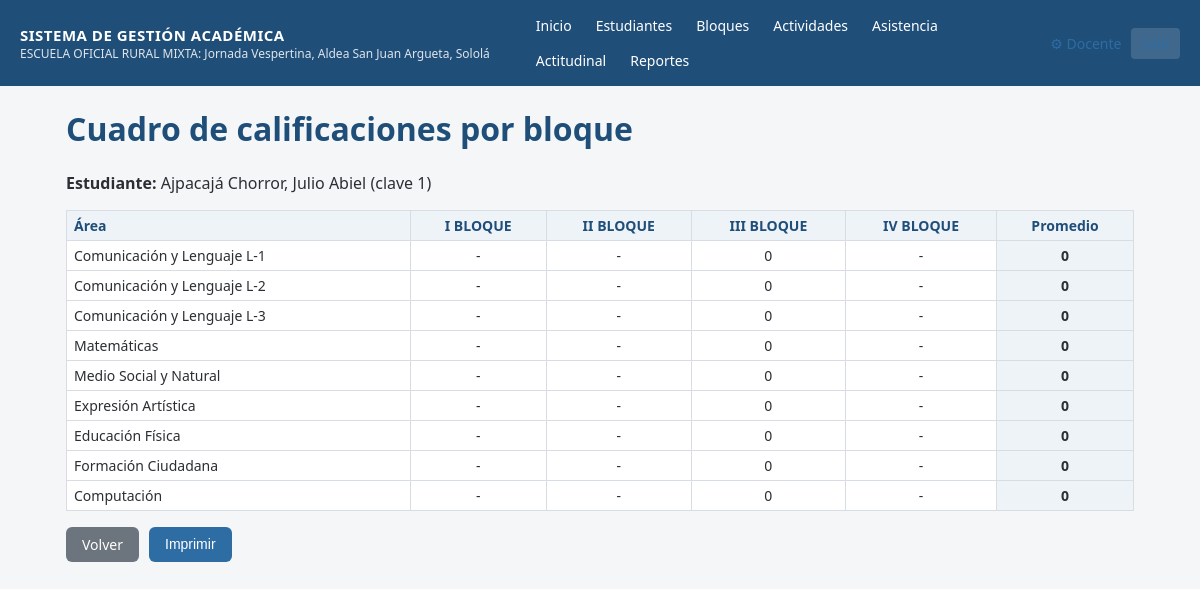
/reportes/bloque/1 (signed in), run on the app's committed database.
### tables this page shows
CREATE TABLE configuracion (
    clave TEXT PRIMARY KEY,
    valor TEXT
);

CREATE TABLE estudiantes (
    id INTEGER PRIMARY KEY AUTOINCREMENT,
    clave TEXT UNIQUE NOT NULL,
    nombres TEXT NOT NULL,
    apellidos TEXT NOT NULL,
    grado TEXT NOT NULL DEFAULT 'Segundo Grado',
    seccion TEXT NOT NULL DEFAULT 'A',
    estado TEXT NOT NULL DEFAULT 'activo'
);

CREATE TABLE bloques (
    id INTEGER PRIMARY KEY AUTOINCREMENT,
    nombre TEXT NOT NULL,
    numero INTEGER NOT NULL UNIQUE,
    fecha_inicio TEXT,
    fecha_fin TEXT,
    estado TEXT NOT NULL DEFAULT 'activo'
);

CREATE TABLE areas (
    id INTEGER PRIMARY KEY AUTOINCREMENT,
    nombre TEXT NOT NULL,
    codigo TEXT UNIQUE NOT NULL,
    orden INTEGER NOT NULL DEFAULT 0,
    estado TEXT NOT NULL DEFAULT 'activo'
);

### app.py (the view)
@app.route("/reportes/bloque/<int:estudiante_id>")
@login_required
def reporte_bloque(estudiante_id):
    estudiante = query("SELECT * FROM estudiantes WHERE id=?", (estudiante_id,), one=True)
    areas = query("SELECT * FROM areas ORDER BY orden")
    bloques = query("SELECT * FROM bloques ORDER BY numero")
    actividades = query(
        "SELECT id, area_id, bloque_id FROM actividades"
    )
    tabla = []
    for area in areas:
        fila = {"area": area, "bloques": {}, "valores": []}
        for bloque in bloques:
            acts = [a for a in actividades if a["area_id"] == area["id"] and a["bloque_id"] == bloque["id"]]
            if not acts:
                fila["bloques"][bloque["id"]] = None
                continue
            total = sum(subtotal_actividad(estudiante_id, a["id"]) for a in acts)
            fila["bloques"][bloque["id"]] = total
            fila["valores"].append(total)
        fila["promedio"] = round(sum(fila["valores"]) / len(fila["valores"]), 1) if fila["valores"] else None
        tabla.append(fila)
    return render_template(
        "reporte_bloque.html", estudiante=estudiante, areas=areas, bloques=bloques, tabla=tabla
    )

### app.py (called while the page is built)
@app.template_filter("numfmt")
def numfmt(v):
    if v is None or v == "":
        return ""
    try:
        f = float(v)
    except (TypeError, ValueError):
        return v
    return str(int(f)) if f == int(f) else ("%g" % f)

def get_db():
    if "db" not in g:
        g.db = sqlite3.connect(DB_PATH)
        g.db.row_factory = sqlite3.Row
        g.db.execute("PRAGMA foreign_keys = ON")
    return g.db

def query(sql, args=(), one=False):
    cur = get_db().execute(sql, args)
    rows = cur.fetchall()
    return (rows[0] if rows else None) if one else rows

def login_required(view):
    @wraps(view)
    def wrapped(*args, **kwargs):
        if not session.get("usuario_id"):
            return redirect(url_for("login"))
        return view(*args, **kwargs)
    return wrapped

@app.context_processor
def inject_globals():
    cfg = {row["clave"]: row["valor"] for row in query("SELECT clave, valor FROM configuracion")}
    return dict(config=cfg, docente_nombre=session.get("nombre"))

def subtotal_actividad(estudiante_id, actividad_id):
    row = query(
        """SELECT COALESCE(SUM(c.calificacion),0) total FROM calificaciones c
           JOIN aspectos a ON a.id=c.aspecto_id WHERE a.actividad_id=? AND c.estudiante_id=?""",
        (actividad_id, estudiante_id), one=True,
    )
    return row["total"] if row else 0

### templates/reporte_bloque.html (shortened to what this page needs)
{% extends "base.html" %}
{% block content %}
<h1 class="no-print">Cuadro de calificaciones por bloque</h1>
<p><strong>Estudiante:</strong> {{ estudiante.apellidos }}, {{ estudiante.nombres }} (clave {{ estudiante.clave }})</p>
<table class="compact">
    <tr>
        <th>Área</th>
        {% for b in bloques %}<th>{{ b.nombre|upper }}</th>{% endfor %}
        <th>Promedio</th>
    </tr>
    {% for fila in tabla %}
    <tr>
        <td style="text-align:left">{{ fila.area.nombre }}</td>
        {% for b in bloques %}
        <td>{{ fila.bloques[b.id]|numfmt if fila.bloques[b.id] is not none else '-' }}</td>
        {% endfor %}
        <td class="promedio-cell">{{ fila.promedio|numfmt if fila.promedio is not none else '-' }}</td>
    </tr>
    {% endfor %}
</table>
<div class="actions-row no-print">
    <a class="btn btn-secondary" href="{{ url_for('reportes_index') }}">Volver</a>
    <button class="btn" type="button" onclick="window.print()">Imprimir</button>
</div>
{% endblock %}

### templates/base.html (shortened to what this page needs)
<!DOCTYPE html>
<html lang="es">
<head>
<link rel="stylesheet" href="{{ url_for('static', filename='style.css') }}">
</head>
<body>
{% if session.get('usuario_id') %}
<header class="topbar no-print">
    <div class="brand">
        <span class="brand-title">SISTEMA DE GESTIÓN ACADÉMICA</span>
        <span class="brand-sub">{{ config.get('nombre_establecimiento','') }}</span>
    </div>
    <nav>
        <a href="{{ url_for('dashboard') }}">Inicio</a>
        <a href="{{ url_for('estudiantes_lista') }}">Estudiantes</a>
        <a href="{{ url_for('bloques') }}">Bloques</a>
        <a href="{{ url_for('actividades_lista') }}">Actividades</a>
        <a href="{{ url_for('asistencia') }}">Asistencia</a>
        <a href="{{ url_for('actitudinal') }}">Actitudinal</a>
        <a href="{{ url_for('reportes_index') }}">Reportes</a>
    </nav>
    <div class="user-box">
        <a href="{{ url_for('configuracion') }}" title="Mi cuenta y áreas/cursos">⚙ {{ docente_nombre }}</a>
        <a href="{{ url_for('logout') }}" class="logout">Salir</a>
    </div>
</header>
{% endif %}
<main class="container">
    {% block content %}{% endblock %}
</main>
</body>
</html>

### static/style.css (style rules this page uses)
:root { --azul: #1f4e79; --azul-claro: #2e6da4; --gris: #f4f6f8; --borde: #d7dde3; --verde: #2e7d32; --rojo: #c62828; --texto: #2b2f33; }
* { box-sizing: border-box; }
body { margin: 0; font-family: "Segoe UI", Arial, sans-serif; background: var(--gris); color: var(--texto); }
a { color: var(--azul-claro); text-decoration: none; }
.topbar { background: var(--azul); color: #fff; display: flex; align-items: center; flex-wrap: wrap; gap: 16px; padding: 10px 20px; }
.brand { display: flex; flex-direction: column; margin-right: 20px; }
.brand-title { font-weight: 700; font-size: 15px; letter-spacing: .5px; }
.brand-sub { font-size: 12px; opacity: .85; }
.topbar nav { display: flex; flex-wrap: wrap; gap: 4px; flex: 1; }
.topbar nav a { color: #fff; padding: 6px 10px; border-radius: 4px; font-size: 14px; }
.user-box { display: flex; align-items: center; gap: 10px; font-size: 14px; }
.logout { background: rgba(255,255,255,.15); padding: 6px 10px; border-radius: 4px; }
.container { max-width: 1100px; margin: 20px auto; padding: 0 16px 60px; }
h1, h2, h3 { color: var(--azul); }
table { border-collapse: collapse; width: 100%; background: #fff; font-size: 14px; }
table th, table td { border: 1px solid var(--borde); padding: 8px 10px; text-align: left; }
table th { background: #eef3f8; color: var(--azul); }
table.compact th, table.compact td { padding: 5px 7px; text-align: center; }
table.compact td:first-child, table.compact th:first-child { text-align: left; }
.btn { display: inline-block; background: var(--azul-claro); color: #fff; border: none; padding: 8px 16px; border-radius: 6px; cursor: pointer; font-size: 14px; }
.btn-secondary { background: #6c757d; }
.actions-row { margin-top: 16px; display: flex; gap: 10px; }
.promedio-cell { font-weight: 700; background: #eef3f8 !important; }

### data on the page
configuracion: get "ESCUELA OFICIAL RURAL MIXTA: Jornada Vespertina, Aldea San Juan Argueta, Sololá"
estudiantes: apellidos "Ajpacajá Chorror", nombres "Julio Abiel", clave "1"
bloques: nombre "I BLOQUE", bloques "-"
bloques: nombre "II BLOQUE", bloques "-"
bloques: nombre "III BLOQUE", bloques "0"
bloques: nombre "IV BLOQUE", bloques "-"
areas: area.nombre "Comunicación y Lenguaje L-1"
areas: area.nombre "Comunicación y Lenguaje L-2"
areas: area.nombre "Comunicación y Lenguaje L-3"
areas: area.nombre "Matemáticas"
areas: area.nombre "Medio Social y Natural"
areas: area.nombre "Expresión Artística"
areas: area.nombre "Educación Física"
areas: area.nombre "Formación Ciudadana"
areas: area.nombre "Computación"

### other printed values
{{ docente_nombre }} "Docente"
{{ fila.promedio|numfmt if fila.promedio is not none else '-' }} "0" "0" "0" "0" "0" "0" "0" "0" "0"
